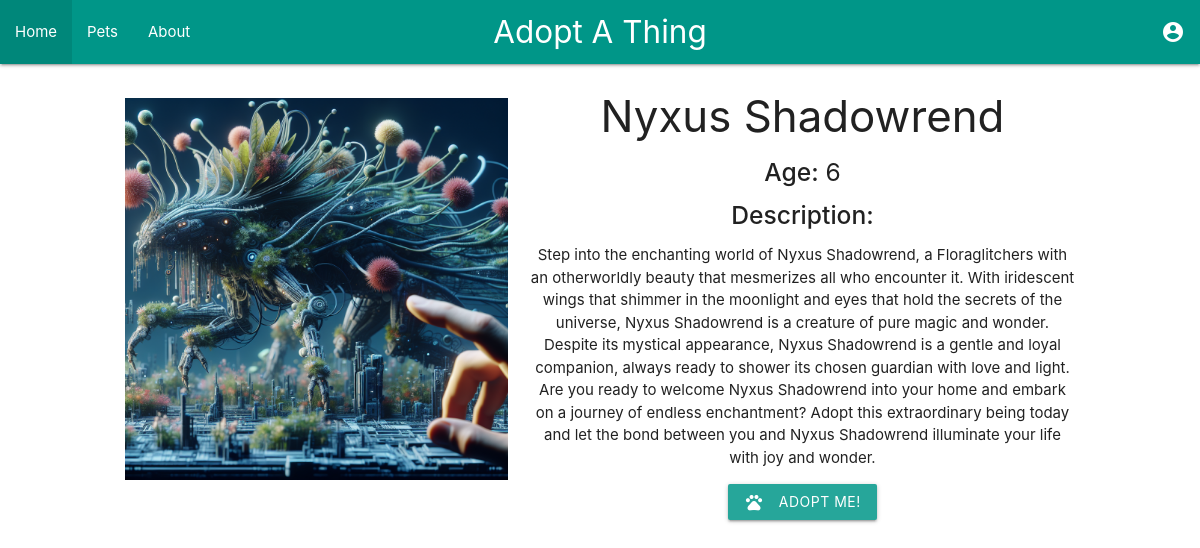
Screenshot of /pet/2 with the database file from the repository.
### tables this page shows
CREATE TABLE thing_images (
    id INTEGER PRIMARY KEY AUTOINCREMENT,
    thing_id INTEGER NOT NULL,
    image_url TEXT NOT NULL,
    FOREIGN KEY (thing_id) REFERENCES things(id)
);

CREATE TABLE things (
    id INTEGER PRIMARY KEY AUTOINCREMENT,
    name TEXT NOT NULL,
    species TEXT NOT NULL,
    age INTEGER NOT NULL,
    gender TEXT NOT NULL,
    description TEXT NOT NULL
);

### app.py (the view)
@app.route('/pet/<int:pet_id>')
def pet_detail(pet_id):
    conn = get_db_connection()
    pet = conn.execute('SELECT * FROM pets WHERE id = ?', (pet_id,)).fetchone()
    if pet is None:
        thing = conn.execute('SELECT * FROM things WHERE id = ?', (pet_id,)).fetchone()
        if thing is None:
            conn.close()
            return "Pet or Thing not found", 404
        images = conn.execute('SELECT image_url FROM thing_images WHERE thing_id = ?', (pet_id,)).fetchall()
        image_urls = [img['image_url'] for img in images]
        conn.close()
        return render_template('pet_detail.html', pet=thing, images=image_urls, is_ai=True)
    conn.close()
    return render_template('pet_detail.html', pet=pet, is_ai=False)

### app.py (called while the page is built)
def get_db_connection():
    with sqlite3.connect('database/petadoption.db') as conn:
        conn.row_factory = sqlite3.Row
        return conn

### templates/pet_detail.html (shortened to what this page needs)
{% extends "base.html" %}
{% block content %}
  <div class="container pet-detail-container">
    <div class="row valign-wrapper">
      <div class="col s12 m5 center-align">
        {% if images %}
        <img class="responsive-img pet-detail-image" src="{{ url_for('static', filename=images[0].replace('static/', '')) }}" alt="{{ pet.name }}">
        {% else %}
        <img class="responsive-img pet-detail-image" src="{{ url_for('static', filename='images/placeholder.png') }}" alt="No image available">
        {% endif %}
      </div>
      <div class="col s12 m7">
        <h3 class="pet-name">{{ pet.name }}</h3>
        <h5><strong>Age:</strong> {{ pet.age }}</h5>
        <h5><strong>Description:</strong></h5>
        <p class="pet-description">{{ pet.description | replace('\n', '<br>') | safe }}</p>
        <div class="center-align">
          <a class="waves-effect waves-light btn" href="{{ url_for('adopt_pet', pet_id=pet['id']) }}">
            <i class="material-icons left">pets</i> Adopt Me!
          </a>
        </div>
      </div>
    </div>
  </div>
{% endblock %}

### static/style.css (style rules this page uses)
.container { width: 90%; max-width: 1200px; margin: 0 auto; text-align: center; }

### rows the page displays
thing_images: image_url (picture)
things: name "Nyxus Shadowrend", age "6", description "Step into the enchanting world of Nyxus Shadowrend, a Floraglitchers with an otherworldly beauty that mesmerizes all who encounter it. With iridescent wings that shimmer in the moonlight and eyes that hold the secrets of the universe, Nyxus Shadowrend is a creature of pure magic and wonder. Despite its mystical appearance, Nyxus Shadowrend is a gentle and loyal companion, always ready to shower its chosen guardian with love and light. Are you ready to welcome Nyxus Shadowrend into your home and embark on a journey of endless enchantment? Adopt this extraordinary being today and let the bond between you and Nyxus Shadowrend illuminate your life with joy and wonder."
